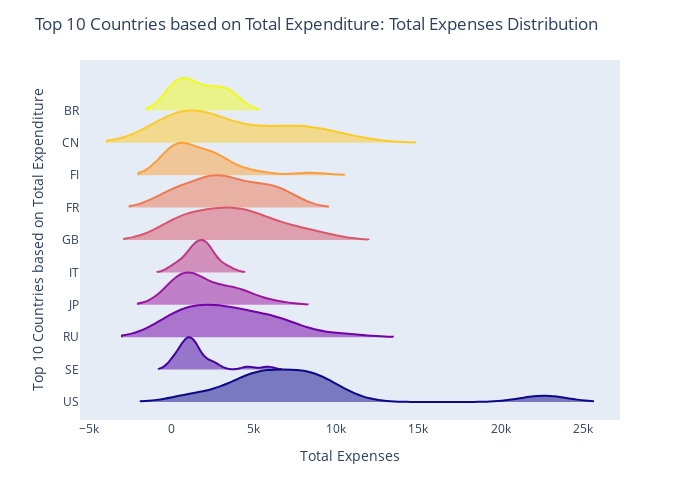

Source (notebook cell):
### Code cell
fig = px.violin(df_Top_10_Exp , y='customer_country',x="amount", color = 'customer_country', color_discrete_sequence=px.colors.sequential.Plasma_r)
fig.update_traces(orientation='h', side='positive', width=2, points=False)
fig.update_layout(title='Top 10 Countries based on Total Expenditure: Total Expenses Distribution',xaxis_showgrid=False, xaxis_zeroline=False, yaxis_title='Top 10 Countries based on Total Expenditure', xaxis_title='Total Expenses', yaxis = dict(tickmode='linear'), showlegend=False, width=700, height=500,violinmode='group')
fig.show()

### Figure 1 — Plotly figure (JSON) as saved in the notebook; plotly's stock layout.template omitted (floating-point values rounded to 4 significant figures)
{"data": [{"alignmentgroup": "True", "box": {"visible": false}, "hovertemplate": "customer_country=%{y}<br>amount=%{x}<extra></extra>", "legendgroup": "BR", "marker": {"color": "#f0f921"}, "name": "BR", "offsetgroup": "BR", "orientation": "h", "points": false, "scalegroup": "True", "showlegend": true, "side": "positive", "type": "violin", "width": 2, "x": [1386.0, 35.5, 211.2, 53.12, 71.64, 589.2, 939.5, 2835.0, 1182.0, 1262.0, 2399.0, 2294.0, 3728.0, 2898.0, 3617.0, 3361.0, 3736.0, 1932.0, 329.3, 889.8], "x0": " ", "xaxis": "x", "y": ["BR", "BR", "BR", "BR", "BR", "BR", "BR", "BR", "BR", "BR", "BR", "BR", "BR", "BR", "BR", "BR", "BR", "BR", "BR", "BR"], "y0": " ", "yaxis": "y"}, {"alignmentgroup": "True", "box": {"visible": false}, "hovertemplate": "customer_country=%{y}<br>amount=%{x}<extra></extra>", "legendgroup": "CN", "marker": {"color": "#fdca26"}, "name": "CN", "offsetgroup": "CN", "orientation": "h", "points": false, "scalegroup": "True", "showlegend": true, "side": "positive", "type": "violin", "width": 2, "x": [59.5, 366.9, 51.33, 352.4, 524, 1571.0, 881.4, 12.99, 1139.0, 1610.0, 2417.0, 8166.0, 3864.0, 3517.0, 5902.0, 9140.0, 10900.0, 6606.0, 8161.0, 4398.0, 8446.0, 1553.0, 7380.0, 1387.0], "x0": " ", "xaxis": "x", "y": ["CN", "CN", "CN", "CN", "CN", "CN", "CN", "CN", "CN", "CN", "CN", "CN", "CN", "CN", "CN", "CN", "CN", "CN", "CN", "CN", "CN", "CN", "CN", "CN"], "y0": " ", "yaxis": "y"}, {"alignmentgroup": "True", "box": {"visible": false}, "hovertemplate": "customer_country=%{y}<br>amount=%{x}<extra></extra>", "legendgroup": "FI", "marker": {"color": "#fb9f3a"}, "name": "FI", "offsetgroup": "FI", "orientation": "h", "points": false, "scalegroup": "True", "showlegend": true, "side": "positive", "type": "violin", "width": 2, "x": [10, 77.1, 11.25, 59.5, 1944, 2895.0, 4210.0, 8508.0, 2739.0, 2432.0, 5167.0, 2608.0, 2611.0, 450.7, 660.9, 715.7, 694.4, 761.6, 1342.0, 2050.0, 240.0, 313.3, 2788.0, 113.1], "x0": " ", "xaxis": "x", "y": ["FI", "FI", "FI", "FI", "FI", "FI", "FI", "FI", "FI", "FI", "FI", "FI", "FI", "FI", "FI", "FI", "FI", "FI", "FI", "FI", "FI", "FI", "FI", "FI"], "y0": " ", "yaxis": "y"}, {"alignmentgroup": "True", "box": {"visible": false}, "hovertemplate": "customer_country=%{y}<br>amount=%{x}<extra></extra>", "legendgroup": "FR", "marker": {"color": "#ed7953"}, "name": "FR", "offsetgroup": "FR", "orientation": "h", "points": false, "scalegroup": "True", "showlegend": true, "side": "positive", "type": "violin", "width": 2, "x": [3699.0, 152.3, 2935.0, 49.17, 19.04, 42.16, 846.2, 1693.0, 2146.0, 2968.0, 2651.0, 4787.0, 5620.0, 4199.0, 6987.0, 5582.0, 5335.0, 6679.0, 6535.0, 6462.0, 3197.0, 2902.0, 2667.0, 2186.0], "x0": " ", "xaxis": "x", "y": ["FR", "FR", "FR", "FR", "FR", "FR", "FR", "FR", "FR", "FR", "FR", "FR", "FR", "FR", "FR", "FR", "FR", "FR", "FR", "FR", "FR", "FR", "FR", "FR"], "y0": " ", "yaxis": "y"}, {"alignmentgroup": "True", "box": {"visible": false}, "hovertemplate": "customer_country=%{y}<br>amount=%{x}<extra></extra>", "legendgroup": "GB", "marker": {"color": "#d8576b"}, "name": "GB", "offsetgroup": "GB", "orientation": "h", "points": false, "scalegroup": "True", "showlegend": true, "side": "positive", "type": "violin", "width": 2, "x": [6506.0, 9062.0, 504.8, 193.5, 294.1, 60.38, 1345.0, 5097.0, 3116, 7276.0, 1507.0, 3666.0, 4761.0, 8435.0, 4780.0, 3205.0, 6439.0, 4462.0, 3387.0, 3548.0, 1628.0, 1468.0, 2831.0, 5111.0], "x0": " ", "xaxis": "x", "y": ["GB", "GB", "GB", "GB", "GB", "GB", "GB", "GB", "GB", "GB", "GB", "GB", "GB", "GB", "GB", "GB", "GB", "GB", "GB", "GB", "GB", "GB", "GB", "GB"], "y0": " ", "yaxis": "y"}, {"alignmentgroup": "True", "box": {"visible": false}, "hovertemplate": "customer_country=%{y}<br>amount=%{x}<extra></extra>", "legendgroup": "IT", "marker": {"color": "#bd3786"}, "name": "IT", "offsetgroup": "IT", "orientation": "h", "points": false, "scalegroup": "True", "showlegend": true, "side": "positive", "type": "violin", "width": 2, "x": [2996.0, 1844.0, 383.6, 35.76, 955.6, 2138.0, 722.3, 1099.0, 1622.0, 2856.0, 1269.0, 2141.0, 1734.0, 1514.0, 3579.0, 2421.0, 2232.0, 1581.0, 1413, 2130.0, 2248.0], "x0": " ", "xaxis": "x", "y": ["IT", "IT", "IT", "IT", "IT", "IT", "IT", "IT", "IT", "IT", "IT", "IT", "IT", "IT", "IT", "IT", "IT", "IT", "IT", "IT", "IT"], "y0": " ", "yaxis": "y"}, {"alignmentgroup": "True", "box": {"visible": false}, "hovertemplate": "customer_country=%{y}<br>amount=%{x}<extra></extra>", "legendgroup": "JP", "marker": {"color": "#9c179e"}, "name": "JP", "offsetgroup": "JP", "orientation": "h", "points": false, "scalegroup": "True", "showlegend": true, "side": "positive", "type": "violin", "width": 2, "x": [456.4, 365, 1099.0, 95.21, 959.5, 1253.0, 9.7, 1329.0, 725.0, 2492.0, 4578.0, 3031.0, 4690.0, 6271.0, 3387.0, 1150.0, 3712.0, 821.5, 1599.0, 2516.0, 4026.0], "x0": " ", "xaxis": "x", "y": ["JP", "JP", "JP", "JP", "JP", "JP", "JP", "JP", "JP", "JP", "JP", "JP", "JP", "JP", "JP", "JP", "JP", "JP", "JP", "JP", "JP"], "y0": " ", "yaxis": "y"}, {"alignmentgroup": "True", "box": {"visible": false}, "hovertemplate": "customer_country=%{y}<br>amount=%{x}<extra></extra>", "legendgroup": "RU", "marker": {"color": "#7201a8"}, "name": "RU", "offsetgroup": "RU", "orientation": "h", "points": false, "scalegroup": "True", "showlegend": true, "side": "positive", "type": "violin", "width": 2, "x": [5922.0, 121, 342.1, 1548.0, 350, 679.4, 2094.0, 631.6, 490.9, 4224.0, 3473.0, 2566.0, 5775.0, 2723.0, 7193.0, 7063.0, 6704.0, 5437.0, 4170.0, 10360.0, 3849.0, 2058.0, 3434.0], "x0": " ", "xaxis": "x", "y": ["RU", "RU", "RU", "RU", "RU", "RU", "RU", "RU", "RU", "RU", "RU", "RU", "RU", "RU", "RU", "RU", "RU", "RU", "RU", "RU", "RU", "RU", "RU"], "y0": " ", "yaxis": "y"}, {"alignmentgroup": "True", "box": {"visible": false}, "hovertemplate": "customer_country=%{y}<br>amount=%{x}<extra></extra>", "legendgroup": "SE", "marker": {"color": "#46039f"}, "name": "SE", "offsetgroup": "SE", "orientation": "h", "points": false, "scalegroup": "True", "showlegend": true, "side": "positive", "type": "violin", "width": 2, "x": [926.3, 1194.0, 865.9, 39, 1811.0, 275, 160.8, 761.9, 2772.0, 4663.0, 1502.0, 2218.0, 5871.0, 2408.0, 1443.0, 988.0, 1479.0, 1411.0, 753.9, 1123.0, 1415.0, 563.2, 944.3], "x0": " ", "xaxis": "x", "y": ["SE", "SE", "SE", "SE", "SE", "SE", "SE", "SE", "SE", "SE", "SE", "SE", "SE", "SE", "SE", "SE", "SE", "SE", "SE", "SE", "SE", "SE", "SE"], "y0": " ", "yaxis": "y"}, {"alignmentgroup": "True", "box": {"visible": false}, "hovertemplate": "customer_country=%{y}<br>amount=%{x}<extra></extra>", "legendgroup": "US", "marker": {"color": "#0d0887"}, "name": "US", "offsetgroup": "US", "orientation": "h", "points": false, "scalegroup": "True", "showlegend": true, "side": "positive", "type": "violin", "width": 2, "x": [7324.0, 10460.0, 1523.0, 1048.0, 22550.0, 3447.0, 3573.0, 9787.0, 22710.0, 9092.0, 8617.0, 5255.0, 7748.0, 5874.0, 5338.0, 4942.0, 5913.0, 8470.0, 7984.0, 7873.0, 5463.0, 4536.0, 6134.0, 8547.0], "x0": " ", "xaxis": "x", "y": ["US", "US", "US", "US", "US", "US", "US", "US", "US", "US", "US", "US", "US", "US", "US", "US", "US", "US", "US", "US", "US", "US", "US", "US"], "y0": " ", "yaxis": "y"}], "layout": {"height": 500, "legend": {"title": {"text": "customer_country"}, "tracegroupgap": 0}, "margin": {"t": 60}, "showlegend": false, "title": {"text": "Top 10 Countries based on Total Expenditure: Total Expenses Distribution"}, "violinmode": "group", "width": 700, "xaxis": {"anchor": "y", "domain": [0, 1], "showgrid": false, "title": {"text": "Total Expenses"}, "zeroline": false}, "yaxis": {"anchor": "x", "categoryarray": ["US", "SE", "RU", "JP", "IT", "GB", "FR", "FI", "CN", "BR"], "categoryorder": "array", "domain": [0, 1], "tickmode": "linear", "title": {"text": "Top 10 Countries based on Total Expenditure"}}}}
